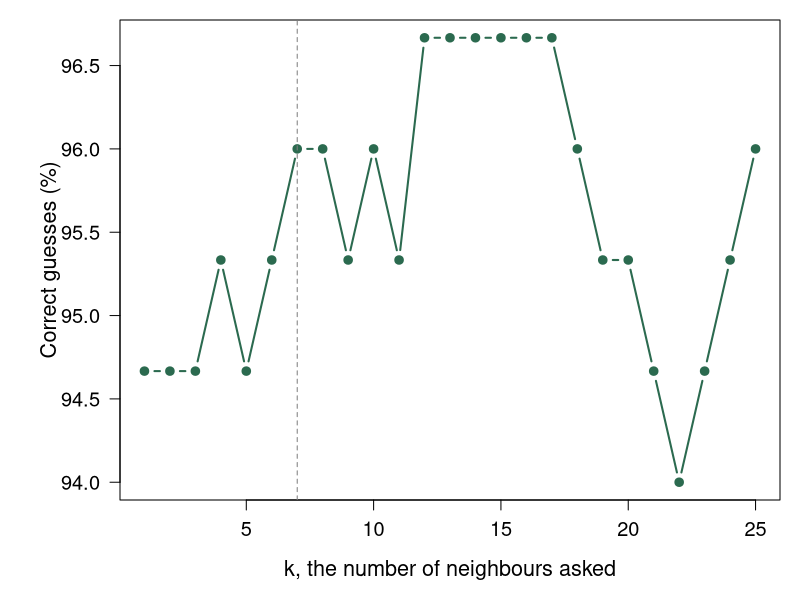

Reproduce this figure in R.
## ---- chunk 1
app_url  <- "https://YOUR-ACCOUNT.shinyapps.io/irisfinder/"
repo_url <- "https://github.com/Syed-Suhaan/iris-species-finder"
## ---- chunk 2
aggregate(. ~ Species, data = iris, FUN = mean)
## ---- chunk 3
z <- scale(iris[, 1:4])   # one common scale for all four measurements
knn_guess <- function(d, k) {
  nearest <- as.character(iris$Species[order(d)[1:k]])
  votes <- table(nearest)
  tied <- names(votes)[votes == max(votes)]
  nearest[nearest %in% tied][1]
}
new_flower <- (c(5.9, 2.8, 4.5, 1.4) - attr(z, "scaled:center")) / attr(z, "scaled:scale")
d <- sqrt(rowSums(sweep(z, 2, new_flower)^2))
knn_guess(d, k = 7)
## ---- chunk 4
dm <- as.matrix(dist(z)); diag(dm) <- Inf
acc <- sapply(1:25, function(k) {
  mean(sapply(1:150, function(i) knn_guess(dm[i, ], k) == as.character(iris$Species[i])))
})
par(mar = c(5, 6, 1, 1))
plot(1:25, 100 * acc, type = "b", pch = 19, col = "#2b6a4f", las = 1, lwd = 2,
     cex.lab = 1.3, cex.axis = 1.2,
     xlab = "k, the number of neighbours asked", ylab = "Correct guesses (%)")
abline(v = 7, lty = 2, col = "grey50")
